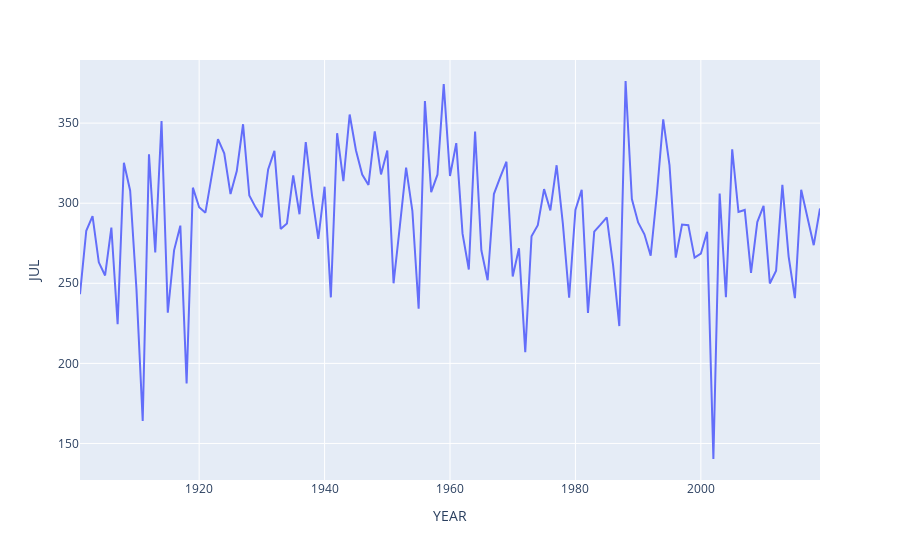

The notebook cell this image was saved under:
### Code cell
px.line(df, x=df.index, y='JUL')
